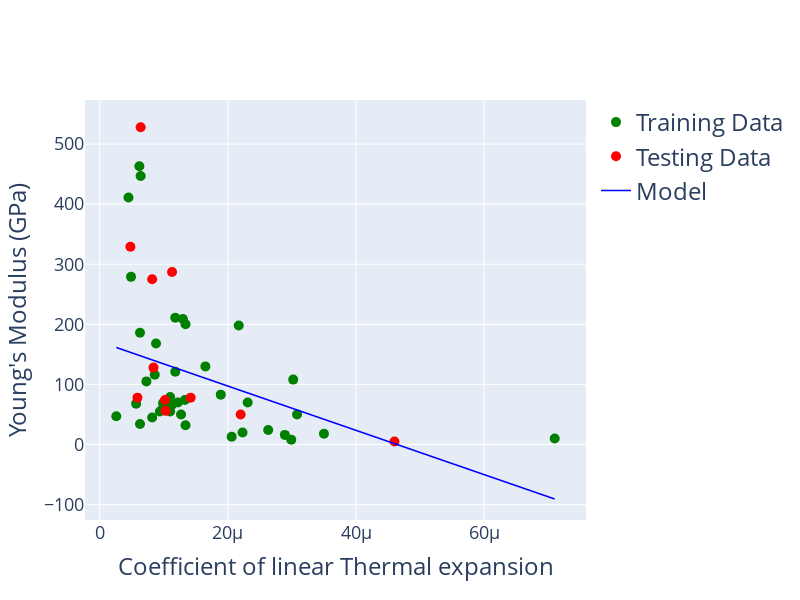

Write notebook code for a chart like this one.
### Code cell
predictions = regression(coefTE_train, coefTE_test, young_train, young_test) 

plot(coefTE_train, coefTE_test, young_train, young_test, "Coefficient of linear Thermal expansion", "Young's Modulus (GPa)", predictions) 
# A low R2 score signify a low goodness of fit for the data and non linear relatiosnhip between the variables

### Figure 1 — Plotly figure (JSON) as saved in the notebook; plotly's stock layout.template omitted (floating-point values rounded to 4 significant figures)
{"data": [{"marker": {"color": "green", "size": 10}, "mode": "markers", "name": "Training Data", "type": "scatter", "x": [9.4e-06, 4.5e-06, 2.89e-05, 8.2e-06, 1.1e-05, 6.3e-06, 1.22e-05, 9.9e-06, 2.99e-05, 2.06e-05, 1.18e-05, 1.34e-05, 1.18e-05, 2.17e-05, 4.9e-06, 6.3e-06, 1.33e-05, 1.27e-05, 3.02e-05, 2.6e-06, 1.1e-05, 9.9e-06, 1.12e-05, 1.06e-05, 1.65e-05, 3.5e-05, 8.8e-06, 6.2e-06, 8.6e-06, 2.31e-05, 7.3e-06, 3.08e-05, 7.1e-05, 6.4e-06, 1.89e-05, 5.7e-06, 2.23e-05, 2.63e-05, 1.34e-05, 1.3e-05], "y": [55, 411, 16, 45, 79, 34, 70, 69, 8, 13, 211, 32, 121, 198, 279, 186, 74, 50, 108, 47, 55, 61, 65, 64, 130, 18, 168, 463, 116, 70, 105, 50, 10, 447, 83, 68, 20, 24, 200, 209]}, {"marker": {"color": "red", "size": 10}, "mode": "markers", "name": "Testing Data", "type": "scatter", "x": [1.42e-05, 2.2e-05, 6.4e-06, 8.4e-06, 4.8e-06, 8.2e-06, 1.13e-05, 1.02e-05, 5.9e-06, 4.6e-05, 1.03e-05], "y": [78, 50, 528, 128, 329, 275, 287, 74, 78, 4.9, 56]}, {"line": {"color": "blue", "width": 1.5}, "mode": "lines", "name": "Model", "type": "scatter", "x": [9.4e-06, 4.5e-06, 2.89e-05, 8.2e-06, 1.1e-05, 6.3e-06, 1.22e-05, 9.9e-06, 2.99e-05, 2.06e-05, 1.18e-05, 1.34e-05, 1.18e-05, 2.17e-05, 4.9e-06, 6.3e-06, 1.33e-05, 1.27e-05, 3.02e-05, 2.6e-06, 1.1e-05, 9.9e-06, 1.12e-05, 1.06e-05, 1.65e-05, 3.5e-05, 8.8e-06, 6.2e-06, 8.6e-06, 2.31e-05, 7.3e-06, 3.08e-05, 7.1e-05, 6.4e-06, 1.89e-05, 5.7e-06, 2.23e-05, 2.63e-05, 1.34e-05, 1.3e-05, 1.42e-05, 2.2e-05, 6.4e-06, 8.4e-06, 4.8e-06, 8.2e-06, 1.13e-05, 1.02e-05, 5.9e-06, 4.6e-05, 1.03e-05], "y": [136.3, 154.4, 64.43, 140.7, 130.4, 147.7, 126.0, 134.5, 60.75, 95.02, 127.5, 121.6, 127.5, 90.97, 152.9, 147.7, 121.9, 124.1, 59.64, 161.4, 130.4, 134.5, 129.7, 131.9, 110.1, 41.96, 138.5, 148.1, 139.2, 85.81, 144.0, 57.43, -90.71, 147.4, 101.3, 149.9, 88.76, 74.02, 121.6, 123.0, 118.6, 89.86, 147.4, 140.0, 153.2, 140.7, 129.3, 133.3, 149.2, 1.419, 133.0]}], "layout": {"height": 600, "hovermode": "closest", "legend": {"font": {"size": 24}}, "showlegend": true, "width": 800, "xaxis": {"gridwidth": 1, "tickfont": {"size": 18}, "title": {"font": {"size": 24}, "text": "Coefficient of linear Thermal expansion"}, "zeroline": false}, "yaxis": {"gridwidth": 1, "tickfont": {"size": 18}, "title": {"font": {"size": 24}, "text": "Young's Modulus (GPa)"}, "zeroline": false}}}
